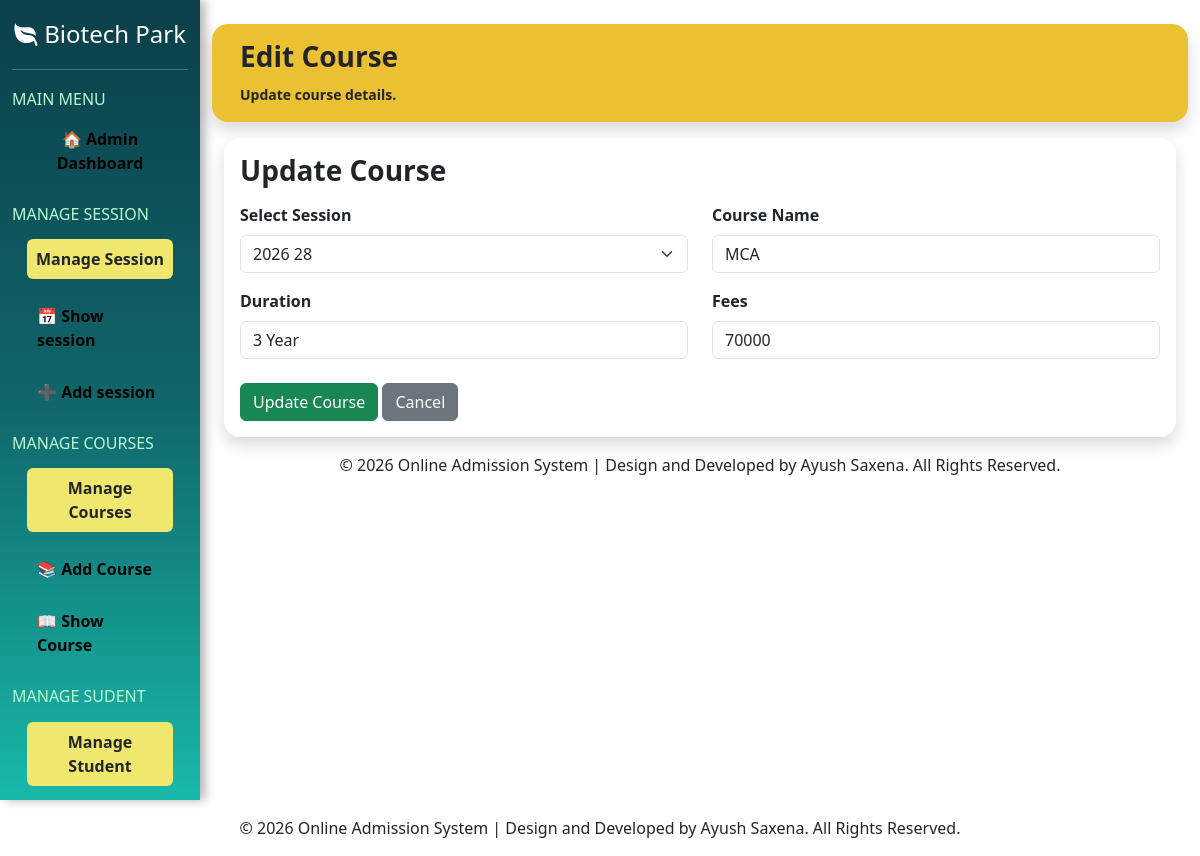
The app's page /editcourse/1/ (signed in) with its own data.
### myapp/models.py (models this page shows)
class tbl_course(models.Model):
    id=models.IntegerField(primary_key=True,auto_created=True)
    session_name=models.CharField(max_length=20)
    course_name=models.CharField(max_length=200)
    duration=models.CharField(max_length=20)
    fees=models.IntegerField()
    create_at=models.TimeField()

class session(models.Model):
    id=models.IntegerField(primary_key=True,auto_created=True)
    session_name=models.CharField(max_length=20)
    create_at=models.TimeField()

### myapp/views.py (the view)
# urls.py: path('editcourse/<int:id>/', editcourse, name='editcourse'),
@never_cache
@admin_required
def editcourse(request, id):
    course = tbl_course.objects.get(id=id)
    sessions = session.objects.all()
    return render(request, 'admin/editcourse.html', {'course': course, 'sessions': sessions})

### myapp/templates/admin/editcourse.html (shortened to what this page needs)
{% extends 'admin/adminlayout.html' %}
{% block admin %}
<div class="container">
    <div class="row mt-2">
        <div class="card shadow border-0 rounded-4 mb-3 mt-3" style="background-color:#ebc032;">
            <div class="card-body">
                <h3 class="fw-bold">Edit Course</h3>
                <small class="fw-bold">
                    Update course details.
                </small>
            </div>
        </div>
    </div>
    <form method="post" action="{% url 'updatecourse' course.id %}">
        <div class="card shadow border-0 rounded-4 p-3">
            <h3 class="fw-bold mb-3">Update Course</h3>
            <div class="row">
                <div class="col-md-6">
                    <label class="fw-bold mb-2">Select Session</label>
<select name="session_name" class="form-select">
    {% for i in sessions %}
    <option value="{{ i.session_name }}"
        {% if i.session_name == course.session_name %}
            selected
        {% endif %}>
        {{ i.session_name }}
    </option>
    {% endfor %}
</select>
                </div>
                <div class="col-md-6">
                    <label class="fw-bold mb-2">
                        Course Name
                    </label>
                    <input type="text" name="course_name" class="form-control" value="{{ course.course_name }}"
                        required>
                </div>
                <div class="col-md-6 mt-3">
                    <label class="fw-bold mb-2">
                        Duration
                    </label>
                    <input type="text" name="duration" class="form-control" value="{{ course.duration }}" required>
                </div>
                <div class="col-md-6 mt-3">
                    <label class="fw-bold mb-2">
                        Fees
                    </label>
                    <input type="number" name="fees" class="form-control" value="{{ course.fees }}" required>
                </div>
                <div class="col-12 mt-4">
                    <button type="submit" class="btn btn-success">
                        Update Course
                    </button>
                    <a href="{% url 'showcourse' %}" class="btn btn-secondary">
                        Cancel
                    </a>
                </div>
            </div>
        </div>
    </form>
    <footer class="text-center py-3 mt-auto">
        © 2026 Online Admission System | Design and Developed by Ayush Saxena. All Rights Reserved.
    </footer>
</div>
{% endblock %}

### myapp/templates/admin/adminlayout.html (style rules this page uses)
body { overflow: hidden; }
a { text-decoration: none; color: black; }

### records on screen
tbl_course: session_name "2026 28", course_name "MCA", duration "3 Year", fees "70000"
